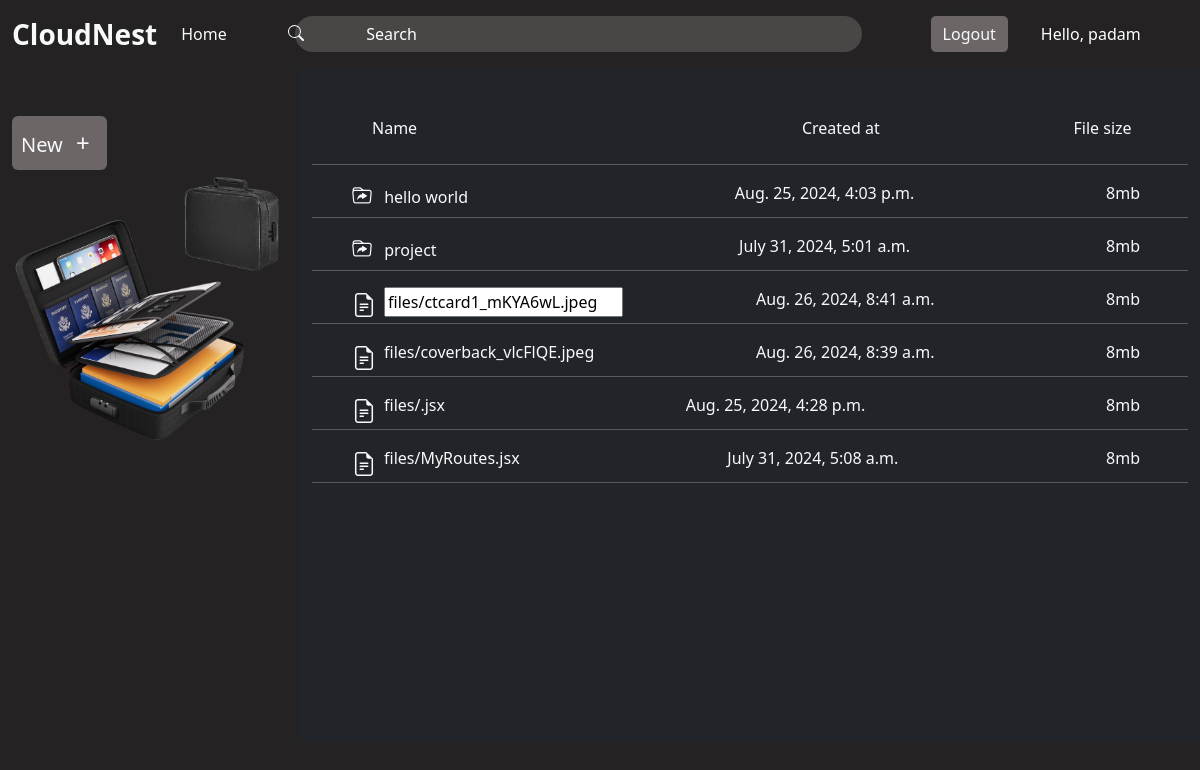
/cloudNest/renameFile/15 (signed in), run on the app's committed database.
### drive/models.py (models this page shows, shortened)
class Folder(models.Model):
    folderName= models.CharField(max_length=50,default='Folder',null=True)
    folderUser = models.ForeignKey(User,on_delete=models.CASCADE,null=True)
    created_at = models.DateTimeField(auto_now_add=True)

class File(models.Model):
    file = models.FileField(upload_to='files',null=False)
    fileUser = models.ForeignKey(User,on_delete=models.CASCADE)
    created_at = models.DateTimeField(auto_now_add=True)

### drive/views.py (the view, shortened to what this page needs)
# urls.py: path('cloudNest/renameFile/<int:renameFile_id>', renameFile, name='renameFile'),
def renameFile(request,renameFile_id):
    if request.user.is_authenticated:
        folders = Folder.objects.filter(folderUser=request.user).order_by('-id')
        files = File.objects.filter(fileUser=request.user).order_by('-id')
        file_instance = get_object_or_404(File, id=renameFile_id, fileUser=request.user)
    context = {
        'folders':folders,
        'files':files,
        'rename_id': renameFile_id
    }
    return render(request,'renameFIle.html',context)

### drive/templates/renameFIle.html (shortened to what this page needs)
    {% extends "index.html" %}
    {% block content %}
    {% include 'leftContainer.html' %}
    <div class="container-fluid w-75 float-end bg-dark position-relative me-0 pb-3" style="height:auto;padding-bottom: 23px;">
            <div class="container d-flex justify-content-between w-75 ms-5 mt-5 pb-2 sticky-top  text-light">
                <div class="name w-50">Name</div>
                <div class="owner w-25">Created at</div>
                <div class="file_size " style="margin-right: -20%;">File size</div>
            </div>
            <div class="list-group overflow-y-scroll  p-0" style="height:72.3vh;">
            {% if folders %}
                {% for folder in folders %}
                    <div style="position: relative;">
                        <hr class="text-light">
                        <a href="{% url 'folder' folder.id %}" class="double-click-link context_items text-decoration-none text-light d-flex justify-content-between ps-4 pe-4 pt-0" style="height: 20px;">
                            <div class="folder_name w-25 ps-3"><i class="bi bi-folder-symlink pe-2 fs-5"></i>
                                {{ folder.folderName }}
                            </div>
                            <div class="folder_name">{{folder.created_at}}</div>
                            <div class="folder_name pe-4">8mb</div>
                        </a>
                    </div>
                {% endfor %}
            {% endif %}
            {% if files %}
                {% for file in files %}
                    <hr class="text-light">
                    <a href="" id="fileRightClick" class="context_items_file text-decoration-none text-light d-flex justify-content-between ps-4 pe-4 pt-0" style="height: 20px;">
                        <div class="folder_name file_name_width ps-3 d-flex "><i class="bi bi-file-earmark-text fs-4 pe-2"></i>
                            {% if file.id == rename_id %}
                            <form action="{% url 'renameFile' file.id %}" method="POST"  id="renameform_file">
                                <input type="text" name="renameFile" id="renameFile" value="{{ file.file }}" class="smallForm">
                            </form>
                            {% else %}
                            {{ file.file }}
                        {% endif %}
                        </div>
                        <div class="folder_name">{{file.created_at}}</div>
                        <div class="folder_name pe-4">8mb</div>
                    </a>
                {% endfor %}
            {% endif %}
            <hr class="text-light">
        </div>
        </div>
    {% endblock content %}

### templates/header.html (shortened to what this page needs)
{% load static %}
<!DOCTYPE html>
<html lang="en">
  <head>
    <link
      rel="stylesheet"
      href="https://cdn.jsdelivr.net/npm/bootstrap-icons@1.11.3/font/bootstrap-icons.min.css"
    />
  </head>
  <body>
    <nav
      class="navbar navbar-expand-lg"
    >
      <div class="container-fluid ">
        <a class="navbar-brand fs-3 fw-bolder text-light" href="/">CloudNest</a>
        <div class="collapse navbar-collapse" id="navbarTogglerDemo02">
          <ul class="navbar-nav me-auto mb-1 mb-lg-0">
            <li class="nav-item">
              <a class="nav-link active text-light" aria-current="page" href="/"
                >Home</a
              >
            </li>
          </ul>
          {% if user.is_authenticated %}
          <form class="container d-flex  ms-5" role="search">
            <input
              class="form-control me-2 w-100 search_control border-0 px-5"
              type="search"
              placeholder="Search"
              aria-label="Search"
            />
          </form>
          <button type="button" class="btn btn-dark me-3 logoutBtn">
            <a href="/cloudNest/logout/" class="text-light text-decoration-none"
              >Logout</a
            >
          </button>
          <div class="w-25 ms-3 text-white">
            Hello, {{user.username}}
          </div>
          {% endif %}
        </div>
      </div>
    </nav>
  </body>
</html>

### static/CSS/style.css (style rules this page uses)
.btn { background-color: rgb(109, 102, 102)!important; }
.search_control::placeholder { color: white !important; padding-left: 5% !important; }
.search_icon { position: absolute; top: 25px; left: 24%; }
.file_name_width { max-width: 30%; }
.logoutBtn { margin-left: 3rem; }
.navbar { background-color:#242222; }
body { background-color: #242222 !important; }
.search_control { color: white !important; background: #494646 !important; width: 32rem !important; border-radius: 20px !important; }

### data on the page
Folder: folderName "hello world", created_at "Aug. 25, 2024, 4:03 p.m."
Folder: folderName "project", created_at "July 31, 2024, 5:01 a.m."
File: renameFile "files/ctcard1_mKYA6wL.jpeg", created_at "Aug. 26, 2024, 8:41 a.m."
File: file "files/coverback_vlcFlQE.jpeg", created_at "Aug. 26, 2024, 8:39 a.m."
File: file "files/.jsx", created_at "Aug. 25, 2024, 4:28 p.m."
File: file "files/MyRoutes.jsx", created_at "July 31, 2024, 5:08 a.m."

### other printed values
{{ user.username }} "padam"
